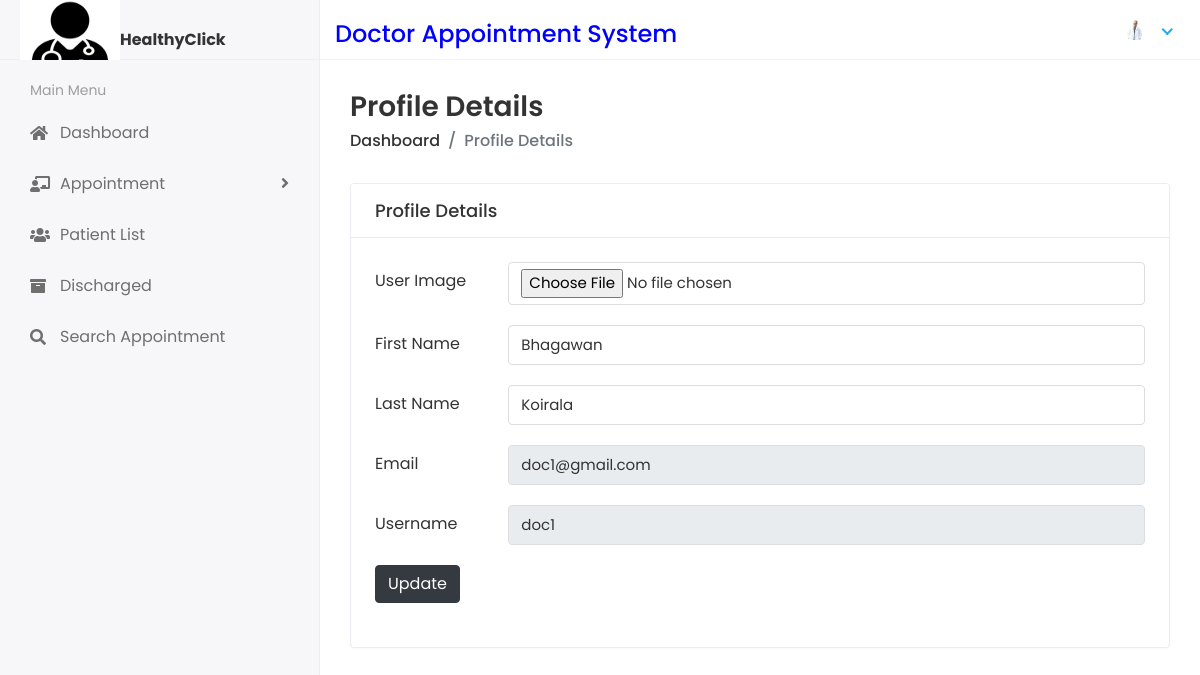
Screenshot of /Profile (signed in) with the database file from the repository.
### dasapp/models.py (models this page shows)
class CustomUser(AbstractUser):
    USER = {
        (1, "admin"),
        (2, "doc"),
    }
    user_type = models.CharField(choices=USER, max_length=50, default=1)
    profile_pic = models.ImageField(upload_to="profile_pics/", blank=True, null=True)

### docappsystem/views.py (the view)
# urls.py: path("Profile", views.PROFILE, name="profile"),
def PROFILE(request):
    user = CustomUser.objects.get(id=request.user.id)
    context = {
        "user": user,
    }
    return render(request, "profile.html", context)

### templates/profile.html (shortened to what this page needs)
{% extends 'base.html' %}
{% block content %}
<div class="content container-fluid">
    {% if user.user_type == '1' %}
    <div class="page-header">
    <div class="row">
    <div class="col">
    <h3 class="page-title">Profile Details</h3>
    <ul class="breadcrumb">
    <li class="breadcrumb-item"><a href="{% url 'admin_home' %}">Dashboard</a></li>
    <li class="breadcrumb-item active">Profile Details</li>
    </ul>
    </div>
    </div>
    </div>
    {% else  %}
    <div class="page-header">
        <div class="row">
        <div class="col">
        <h3 class="page-title">Profile Details</h3>
        <ul class="breadcrumb">
        <li class="breadcrumb-item"><a href="{% url 'doctor_home' %}">Dashboard</a></li>
        <li class="breadcrumb-item active">Profile Details</li>
        </ul>
        </div>
        </div>
        </div>{% endif %}
    <div class="row">
    <div class="col-lg-12">
    <div class="card">
    <div class="card-header">
    <h5 class="card-title">Profile Details</h5>
    </div>
    <div class="card-body">
                       <form method="POST" action="{% url 'profile_update' %}" enctype="multipart/form-data">
    <div class="form-group row">
    <label class="col-form-label col-md-2">User Image</label>
    <div class="col-md-10">
        <input type="file" class="form-control" name="profile_pic" required="true">
    </div>
    </div>
    <div class="form-group row">
    <label class="col-form-label col-md-2">First Name</label>
    <div class="col-md-10">
        <input type="text" class="form-control" name="first_name" value="{{user.first_name}}" required="true">
    </div>
    </div>
    <div class="form-group row">
    <label class="col-form-label col-md-2">Last Name</label>
    <div class="col-md-10">
        <input type="text" class="form-control" name="last_name" value="{{user.last_name}}" required="true">
    </div>
    </div>
    <div class="form-group row">
    <label class="col-form-label col-md-2">Email</label>
    <div class="col-md-10">
        <input type="email" class="form-control" readonly="True" name="email" value="{{user.email}}" required="true">
    </div>
    </div>
    <div class="form-group row">
    <label class="col-form-label col-md-2">Username</label>
    <div class="col-md-10">
        <input type="text" class="form-control" readonly="True" name="username" value="{{user.username}}" required="true">
    </div>
    </div>
    <div class="form-group row">
        <div class="col-sm-10">
            <button type="submit" class="btn btn-dark">Update</button>
        </div>
    </div>
    </form>
    </div>
    </div>
    </div>
    </div>
    </div>
{% endblock %}

### templates/includes/header.html (shortened to what this page needs)
{% load static %}
{% if user.user_type == '1' %}
<div class="header">
    <div class="header-left" style="padding-top: 20px;">
       <a href="{% url 'admin_home' %}">
       <img src="{% static 'assets/img/logo.jpg'%}" width="80" height="80">
       </a>
       <strong>HealthyClick</strong>
    </div>
    <div class="top-nav-search" style="padding-top: 20px;color: blue;">
       <h4>Doctor Appointment System</h4>
    </div>
    <a class="mobile_btn" id="mobile_btn">
    <i class="fas fa-bars"></i>
    </a>
    <ul class="nav user-menu">
       <li class="nav-item dropdown has-arrow">
          <a href="#" class="dropdown-toggle nav-link" data-toggle="dropdown">
          <span class="user-img"><img class="rounded-circle" src="{{request.user.profile_pic.url}}" width="31" ></span>
          {% comment %} <span class="user-img"><img class="rounded-circle" src="/{{user.profile_pic}}" width="31" ></span> {% endcomment %}
          </a>
          <div class="dropdown-menu">
             <div class="user-header">
                <div class="avatar avatar-sm">
                   <img src="{{request.user.profile_pic.url}}" alt="User Image" class="avatar-img rounded-circle">
                   {% comment %} <img src="/{{user.profile_pic}}" alt="User Image" class="avatar-img rounded-circle"> {% endcomment %}
                </div>
                <div class="user-text">
                  <h6>{{user.first_name}} {{user.last_name}}</h6>
                   <p class="text-muted mb-0">Administrator</p>
                </div>
             </div>
             <a class="dropdown-item" href="{% url 'profile' %}">My Profile</a>
             <a class="dropdown-item" href="{% url 'change_password' %}">Setting</a>
             <a class="dropdown-item" href="{% url 'logout' %}">Logout</a>
          </div>
       </li>
    </ul>
 </div>
 {% else  %}
 <div class="header">
   <div class="header-left" style="padding-top: 20px;">
      <a href="{% url 'doctor_home' %}">
      <img src="{% static 'assets/img/logo.jpg'%}" width="100" height="80">
      </a>
      <strong>HealthyClick</strong>
   </div>
   <div class="top-nav-search" style="padding-top: 20px;color: blue;">
      <h4>Doctor Appointment System</h4>
   </div>
   <ul class="nav user-menu">
      <li class="nav-item dropdown has-arrow">
         <a href="#" class="dropdown-toggle nav-link" data-toggle="dropdown">
         <span class="user-img"><img class="rounded-circle" src="{{request.user.profile_pic.url}}" width="31" alt="Doctor"></span>
         </a>
      </li>
   </ul>
</div>{% endif %}

### static/assets/css/style.css (style rules this page uses)
html { height: 100%; }
body { background-color: #fff; color: #333; font-family: 'Poppins', sans-serif; font-size: 1rem; height: 100%; line-height: 1.5; overflow-x: hidden; }
h1, h2, h3, h4, h5, h6 { font-family: 'Poppins', sans-serif; margin-top: 0; }
.form-control { border: 1px solid #ddd; box-shadow: none; color: #333; font-size: 15px; height: 40px; }
a { color: #009ce7; }
input, button, a { transition: all 0.4s ease; -moz-transition: all 0.4s ease; -o-transition: all 0.4s ease; -ms-transition: all 0.4s ease; -webkit-transition: all 0.4s ease; }
input, input:focus, button, button:focus { outline: none; }
input[type="file"] { height: auto; min-height: calc(1.5em + .75rem + 2px); }
input[type=text], input[type=password] { -webkit-appearance: none; -moz-appearance: none; appearance: none; }
.form-group { margin-bottom: 1.25rem; }
ul, ol { padding: 0px; list-style: none; }
.card { border: 1px solid #ececf5; box-shadow: 0 1px 3px 0 rgba(0, 0, 0, 0.03); margin-bottom: 1.875rem; }
.card-body { padding: 1.5rem; }
.card-header { border-bottom: 1px solid #e6e6e6; padding: 1rem 1.5rem; }
.card .card-header { background-color: #fff; border-bottom: 1px solid #eaeaea; }
.card .card-header .card-title { margin-bottom: 0; font-size: 18px; }
.header { background-color: #fff; border-bottom: 1px solid #f3f3f4; left: 0; position: fixed; right: 0; top: 0; z-index: 1001; height: 60px; }
.header .header-left { float: left; height: 60px; padding: 0 20px; position: relative; width: 320px; z-index: 1; transition: all 0.2s ease-in-out; background-color: #f7f7fa; border-bottom: 1px solid #efefef; border-right: 1px solid #ececf5; display: flex; align-items: center; }
.header .dropdown-toggle:after { display: none; }
.header .has-arrow .dropdown-toggle:after { border-top: 0; border-left: 0; border-bottom: 2px solid #18aefa; border-right: 2px solid #18aefa; content: ''; height: 8px; display: inline-block; pointer-events: none; -webkit-transform-origin: 66% 66%; -ms-transform-origin: 66% 66%; transform-origin: 66% 66%; -webkit-transform: rotate(45deg); -ms-transform: rotate(45deg); transform: rotate(45deg); -webkit-transition: all 0.15s ease-in-out; transition: all 0.15s ease-in-out; width: 8px; vertical-align: 0px; }
.user-menu { float: right; margin: 0; position: relative; z-index: 99; padding-right: 15px; }
.user-menu.nav > li > a { color: #a0a0a0; font-size: 14px; line-height: 58px; padding: 0 15px; height: 60px; }
.user-img { margin-right: 3px; position: relative; }
.top-nav-search { float: left; margin-left: 15px; }
.page-wrapper > .content { padding: 1.875rem 1.875rem 0; }
.page-header { margin-bottom: 1.875rem; }
.page-header .breadcrumb { background-color: transparent; color: #6c757d; font-size: 1rem; font-weight: 500; margin-bottom: 0; padding: 0; }
.page-header .breadcrumb a { color: #333; }
.page-title { font-size: 28px; font-weight: 600; color: #333; margin-bottom: 5px; }

### rows the page displays
CustomUser: user.profile_pic (picture), first_name "Bhagawan", last_name "Koirala", email "doc1@gmail.com", username "doc1"
